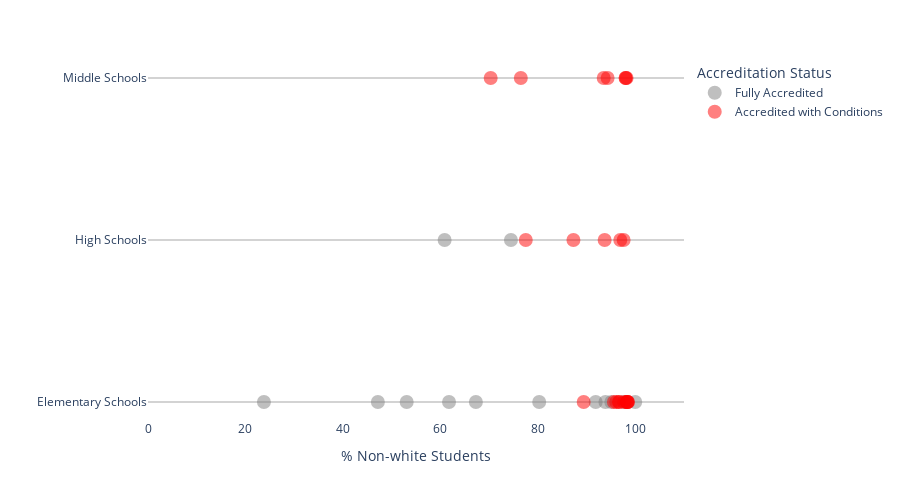

The notebook cell saved with this chart:
### Code cell
fig = px.strip(evic_ed, x='nonwhite', y='school_type',
              color = 'accred',
              labels = {'accred':'Accreditation Status','econ_disadv':'% Economically Disadvantaged Students',
                        'school_type':'', 'Accredited':'Fully Accredited', 'nonwhite':'% Non-white Students'},
              hover_data = {'accred':False, 'black':':.0f%', 'school_type':False},
              hover_name = 'school',
              category_orders = {'school_type':['Elementary', 'Middle', 'High']},
              orientation = 'v',
              range_x = [0,110],
              height = 500,
              custom_data = ['school', 'Month Rate'],
              color_discrete_sequence = ['gray','red'],

               
              )
fig.update_traces(marker={'size': 14, 'opacity':0.5})

fig.update_traces(hovertemplate=('%{customdata[0]}<br>'+'Non-white Students: %{x:.1f}%<br>'+'Eviction Rate in Zipcode: %{customdata[1]}'),
                        hoverlabel=dict(
                        bgcolor = 'lightgray',
                        font_size=16,
                        ))
fig.update_traces(jitter=1)

fig.update_layout(hovermode="x unified", plot_bgcolor = 'white')
fig.update_yaxes(showgrid=True, gridwidth=2, gridcolor='lightgray')

fig.write_html('non_white_strip.html')
fig.write_image('non_white_strip.png')

fig.show()

### Figure 1 — Plotly figure (JSON) as saved in the notebook; plotly's stock layout.template omitted (floating-point values rounded to 4 significant figures)
{"data": [{"alignmentgroup": "True", "boxpoints": "all", "customdata": [["Barack Obama Elementary", "16.1%", "Fully Accredited", null], ["Richmond Community High", "16.1%", "Fully Accredited", 57.5], ["Fairfield Court Elementary", "13.8%", "Fully Accredited", 91.6], ["J.L. Francis Elementary", "38.2%", "Fully Accredited", 38.8], ["Broad Rock Elementary", "32.2%", "Fully Accredited", 46.2], ["Elizabeth D. Redd Elementary", "42.4%", "Fully Accredited", 56.6], ["Patrick Henry School Of Science And Arts", "42.4%", "Fully Accredited", 47.6], ["Southampton Elementary", "42.4%", "Fully Accredited", 71.3], ["Richmond Career Education and Employment Charter School", "42.4%", "Fully Accredited", null], ["William Fox Elementary", "10.8%", "Fully Accredited", 36.8], ["Open High", "10.8%", "Fully Accredited", 37], ["Linwood Holton Elementary", "5.3%", "Fully Accredited", 38.1], ["J.B. Fisher Elementary", "8.5%", "Fully Accredited", 58.3], ["John B. Cary Elementary", "2.7%", "Fully Accredited", 49.8], ["Mary Munford Elementary", "0.8%", "Fully Accredited", 8.5]], "fillcolor": "rgba(255,255,255,0)", "hoverlabel": {"bgcolor": "lightgray", "font": {"size": 16}}, "hoveron": "points", "hovertemplate": "%{customdata[0]}<br>Non-white Students: %{x:.1f}%<br>Eviction Rate in Zipcode: %{customdata[1]}", "hovertext": ["Barack Obama Elementary", "Richmond Community High", "Fairfield Court Elementary", "J.L. Francis Elementary", "Broad Rock Elementary", "Elizabeth D. Redd Elementary", "Patrick Henry School Of Science And Arts", "Southampton Elementary", "Richmond Career Education and Employment Charter School", "William Fox Elementary", "Open High", "Linwood Holton Elementary", "J.B. Fisher Elementary", "John B. Cary Elementary", "Mary Munford Elementary"], "jitter": 1, "legendgroup": "Fully Accredited", "line": {"color": "rgba(255,255,255,0)"}, "marker": {"color": "gray", "opacity": 0.5, "size": 14}, "name": "Fully Accredited", "offsetgroup": "Fully Accredited", "orientation": "v", "pointpos": 0, "showlegend": true, "type": "box", "x": [null, 74.5, 100, 95.1, 97.6, 93.9, 61.8, 91.9, null, 53.1, 60.9, 47.2, 80.3, 67.3, 23.8], "x0": " ", "xaxis": "x", "y": ["Elementary Schools", "High Schools", "Elementary Schools", "Elementary Schools", "Elementary Schools", "Elementary Schools", "Elementary Schools", "Elementary Schools", "High Schools", "Elementary Schools", "High Schools", "Elementary Schools", "Elementary Schools", "Elementary Schools", "Elementary Schools"], "y0": " ", "yaxis": "y"}, {"alignmentgroup": "True", "boxpoints": "all", "customdata": [["Overby-Sheppard Elementary", "16.1%", "Accredited with Conditions", null], ["Bellevue Elementary", "13.8%", "Accredited with Conditions", null], ["Chimborazo Elementary", "13.8%", "Accredited with Conditions", 78.7], ["Henry Marsh III Elementary", "13.8%", "Accredited with Conditions", 92.5], ["Woodville Elementary", "13.8%", "Accredited with Conditions", 93.6], ["Martin Luther King Jr. Middle", "13.8%", "Accredited with Conditions", 90.6], ["Armstrong High", "13.8%", "Accredited with Conditions", 90.2], ["Blackwell Elementary", "38.2%", "Accredited with Conditions", 85.5], ["Cardinal Elementary", "38.2%", "Accredited with Conditions", 13.2], ["Oak Grove/Bellemeade Elementary", "38.2%", "Accredited with Conditions", 70.4], ["Swansboro Elementary", "38.2%", "Accredited with Conditions", 77.2], ["River City Middle", "38.2%", "Accredited with Conditions", 38.5], ["Thomas C. Boushall Middle", "32.2%", "Accredited with Conditions", 51.6], ["G.H. Reid Elementary", "42.4%", "Accredited with Conditions", 36.3], ["Miles Jones Elementary", "42.4%", "Accredited with Conditions", 59.8], ["Westover Hills Elementary", "42.4%", "Accredited with Conditions", null], ["Lucille M. Brown Middle", "42.4%", "Accredited with Conditions", 70.6], ["George Wythe High", "42.4%", "Accredited with Conditions", 41.7], ["Huguenot High", "42.4%", "Accredited with Conditions", 53.4], ["George W. Carver Elementary", "10.8%", "Accredited with Conditions", 89.8], ["Binford Middle", "10.8%", "Accredited with Conditions", 64.8], ["Ginter Park Elementary", "5.3%", "Accredited with Conditions", 88.6], ["Henderson Middle", "5.3%", "Accredited with Conditions", 84.9], ["John Marshall High", "5.3%", "Accredited with Conditions", 79.5], ["Albert Hill Middle", "2.7%", "Accredited with Conditions", 57], ["Thomas Jefferson High", "9.1%", "Accredited with Conditions", 63.9]], "fillcolor": "rgba(255,255,255,0)", "hoverlabel": {"bgcolor": "lightgray", "font": {"size": 16}}, "hoveron": "points", "hovertemplate": "%{customdata[0]}<br>Non-white Students: %{x:.1f}%<br>Eviction Rate in Zipcode: %{customdata[1]}", "hovertext": ["Overby-Sheppard Elementary", "Bellevue Elementary", "Chimborazo Elementary", "Henry Marsh III Elementary", "Woodville Elementary", "Martin Luther King Jr. Middle", "Armstrong High", "Blackwell Elementary", "Cardinal Elementary", "Oak Grove/Bellemeade Elementary", "Swansboro Elementary", "River City Middle", "Thomas C. Boushall Middle", "G.H. Reid Elementary", "Miles Jones Elementary", "Westover Hills Elementary", "Lucille M. Brown Middle", "George Wythe High", "Huguenot High", "George W. Carver Elementary", "Binford Middle", "Ginter Park Elementary", "Henderson Middle", "John Marshall High", "Albert Hill Middle", "Thomas Jefferson High"], "jitter": 1, "legendgroup": "Accredited with Conditions", "line": {"color": "rgba(255,255,255,0)"}, "marker": {"color": "red", "opacity": 0.5, "size": 14}, "name": "Accredited with Conditions", "offsetgroup": "Accredited with Conditions", "orientation": "v", "pointpos": 0, "showlegend": true, "type": "box", "x": [null, null, 89.4, 97.8, 98.5, 98, 96.9, 98.2, 98.4, 98.3, 95.6, 98, 98.2, 98.4, 96.1, null, 94.3, 97.6, 93.7, 96.7, 76.5, 96.6, 93.5, 87.3, 70.3, 77.5], "x0": " ", "xaxis": "x", "y": ["Elementary Schools", "Elementary Schools", "Elementary Schools", "Elementary Schools", "Elementary Schools", "Middle Schools", "High Schools", "Elementary Schools", "Elementary Schools", "Elementary Schools", "Elementary Schools", "Middle Schools", "Middle Schools", "Elementary Schools", "Elementary Schools", "Elementary Schools", "Middle Schools", "High Schools", "High Schools", "Elementary Schools", "Middle Schools", "Elementary Schools", "Middle Schools", "High Schools", "Middle Schools", "High Schools"], "y0": " ", "yaxis": "y"}], "layout": {"boxmode": "group", "height": 500, "hovermode": "x unified", "legend": {"title": {"text": "Accreditation Status"}, "tracegroupgap": 0}, "margin": {"t": 60}, "plot_bgcolor": "white", "xaxis": {"anchor": "y", "domain": [0, 1], "range": [0, 110], "title": {"text": "% Non-white Students"}}, "yaxis": {"anchor": "x", "categoryarray": ["High", "Middle", "Elementary"], "categoryorder": "array", "domain": [0, 1], "gridcolor": "lightgray", "gridwidth": 2, "showgrid": true, "title": {"text": ""}}}}
